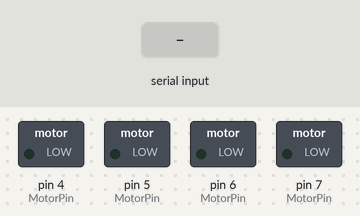
Recording of a sketch running on a simulated Arduino Uno, built with avr-gcc and run on an emulated ATmega328P. On the bench: switched loads named in the sketch (green lamp = pin HIGH). Inputs (shaded band) come from the test bench.

Above: at 1.2 s.
1.3 s: "f" received over the second serial link
At 2.4 s:
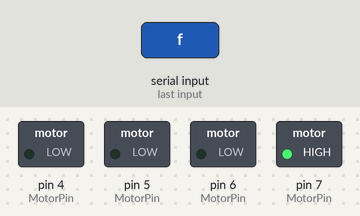
2.9 s: "b" received over the second serial link
At 3.6 s:
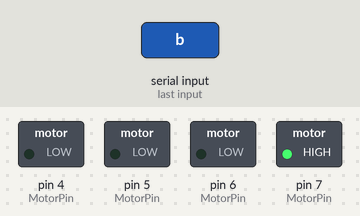
4.5 s: "r" received over the second serial link
At 5.8 s:
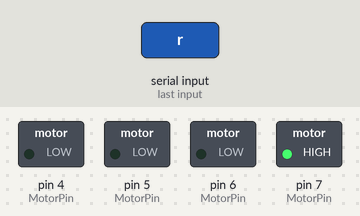
6.1 s: "l" received over the second serial link
At 7.2 s:
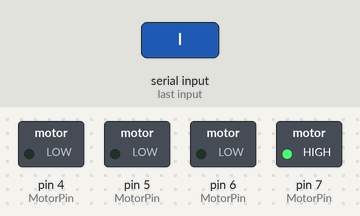
Timing chart, 0 to 8.7 s (numbered marks = the images above; inputs shaded):
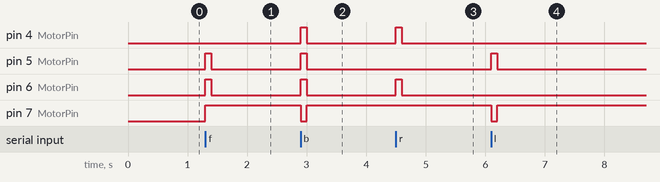

Measured:
- after the input at 1.3 s, pin 5 (MotorPin), pin 6 (MotorPin): LOW → HIGH at once, → LOW 0.10 s later; pin 7 (MotorPin): LOW → HIGH at once
- after the input at 2.9 s, pin 4 (MotorPin), pin 5 (MotorPin), pin 6 (MotorPin): LOW → HIGH at once, → LOW 0.10 s later; pin 7 (MotorPin): HIGH → LOW at once, → HIGH 0.10 s later
- after the input at 4.5 s, pin 4 (MotorPin), pin 6 (MotorPin): LOW → HIGH at once, → LOW 0.10 s later
- after the input at 6.1 s, pin 5 (MotorPin): LOW → HIGH at once, → LOW 0.10 s later; pin 7 (MotorPin): HIGH → LOW at once, → HIGH 0.10 s later

The sketch:

Bluetooth_Car.ino
```cpp
#include <SoftwareSerial.h> //시리얼통신 라이브러리 호출

int blueTx = 2;   //Tx
int blueRx = 3;   //Rx
SoftwareSerial blueSerial(blueTx, blueRx);

const int Right_Engine = 5;
const int Right_Motor = 4;
const int Left_Engine = 6;
const int Left_Motor = 7;
enum ToGo {
  Forward = 0,
  Backward,
  Rightward,
  Leftward,
  Stop
};

typedef struct
{
  int enginePin;
  int directionPin;
}MotorControl;

const int RightMotor = 0;
const int LeftMotor = 1;
const int MotorCount = 2;
const MotorControl MotorPin[] = { { Right_Engine,Right_Motor },{ Left_Engine,Left_Motor } };

void setup()
{
  Serial.begin(9600);
  blueSerial.begin(9600);
  initMotor();
}

void loop()
{
  enum ToGo togo;
  if (blueSerial.available()) {
    togo = bluetoothCommand();
    drive(togo);
    delay(100);
    togo = Stop;
    drive(togo);
  }
}

void initMotor()
{
  int i;
  for (i = 0; i < MotorCount; i++)
  {
    digitalWrite(MotorPin[i].enginePin, LOW);
    pinMode(MotorPin[i].enginePin, OUTPUT);
    pinMode(MotorPin[i].directionPin, OUTPUT);
  }
}

void drive(int direction)
{
  switch (direction)
  {
  case 0:
    digitalWrite(MotorPin[RightMotor].directionPin, LOW);
    digitalWrite(MotorPin[LeftMotor].directionPin, HIGH);
    analogWrite(MotorPin[RightMotor].enginePin, 255);
    analogWrite(MotorPin[LeftMotor].enginePin, 255);
    break;
  case 1:
    digitalWrite(MotorPin[RightMotor].directionPin, HIGH);
    digitalWrite(MotorPin[LeftMotor].directionPin, LOW);
    analogWrite(MotorPin[RightMotor].enginePin, 255);
    analogWrite(MotorPin[LeftMotor].enginePin, 255);
    break;
  case 2:
    digitalWrite(MotorPin[RightMotor].directionPin, HIGH);
    digitalWrite(MotorPin[LeftMotor].directionPin, HIGH);
    analogWrite(MotorPin[RightMotor].enginePin, 0);
    analogWrite(MotorPin[LeftMotor].enginePin, 255);
    break;
  case 3:
    digitalWrite(MotorPin[RightMotor].directionPin, LOW);
    digitalWrite(MotorPin[LeftMotor].directionPin, LOW);
    analogWrite(MotorPin[RightMotor].enginePin, 255);
    analogWrite(MotorPin[LeftMotor].enginePin, 0);
    break;
  default:
    digitalWrite(MotorPin[RightMotor].directionPin, LOW);
    digitalWrite(MotorPin[LeftMotor].directionPin, HIGH);
    analogWrite(MotorPin[RightMotor].enginePin, 0);
    analogWrite(MotorPin[LeftMotor].enginePin, 0);
    break;
  }
}

int bluetoothCommand() {
  char receiveChar = (char)blueSerial.read();
  switch (receiveChar)
  {
  case 'f':
    return 0;
  case 'b':
    return 1;
  case 'r':
    return 2;
  case 'l':
    return 3;
  default:
    return 4;
  }
}
```
